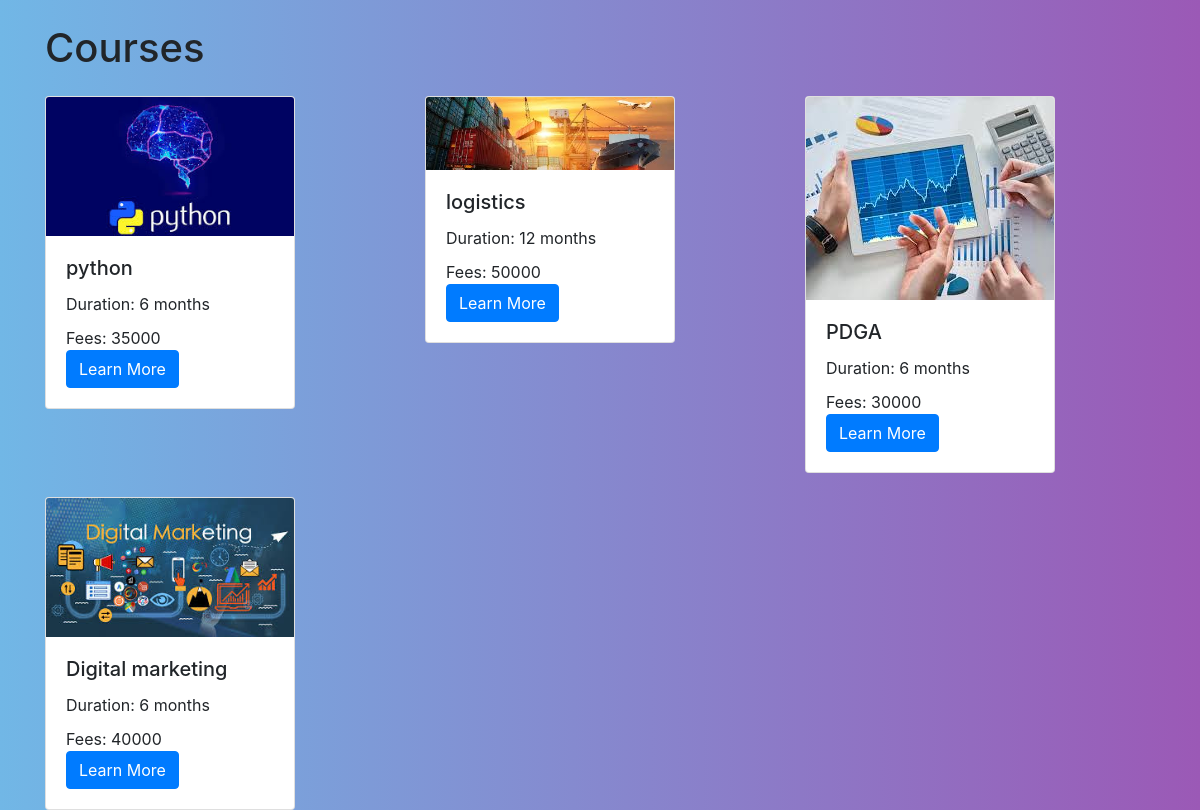
The app's page /vintage/course/ with its own data.
### vintage/models.py (models this page shows)
class Course(models.Model):
    title=models.CharField(max_length=100)
    description=models.CharField(max_length=100)
    fees=models.IntegerField(default="25000")
    image=models.FileField(upload_to="documents",default="default.jpg")

### vintage/views.py (the view)
# urls.py: path("course/",views.course,name='course'),
def course(request):
    details=Course.objects.all()
    return render(request,'course.html',{"Course":details})

### templates/course.html (shortened to what this page needs)
<!DOCTYPE html>
{% load static %}
<html lang="en">
<head>
    <link href="https://cdn.jsdelivr.net/npm/bootstrap@4.5.2/dist/css/bootstrap.min.css" rel="stylesheet">
</head>
<body>
    <div class="container">
        <h1 class="my-4">Courses</h1>
        <div class="row" style="height:100px;">
            {% for details in Course %}
            <div class="col-lg-4 col-md-6 mb-4">
                <div class="card" style="width:250px;">
                    <img src="{{details.image.url}}" class="card-img-top" alt="Course 1 Image">
                    <div class="card-body">
                        <h5 class="card-title">{{details.title}}</h5>
                        <p class="card-text">Duration: {{details.description}}</p>
                        <p class="card-subtitle">Fees: {{details.fees}}</p>
                        <a href="#" class="btn btn-primary">Learn More</a>
                    </div>
                </div>
            </div>
             {% endfor %}
        </div>
    </div>
</body>
</html>

### templates/course.html (style rules this page uses)
body { background: linear-gradient(to right, #71b7e6, #9b59b6); }

### records on screen
Course: image (picture), title "python", description "6 months", fees "35000"
Course: image (picture), title "logistics", description "12 months", fees "50000"
Course: image (picture), title "PDGA", description "6 months", fees "30000"
Course: image (picture), title "Digital marketing", description "6 months", fees "40000"
